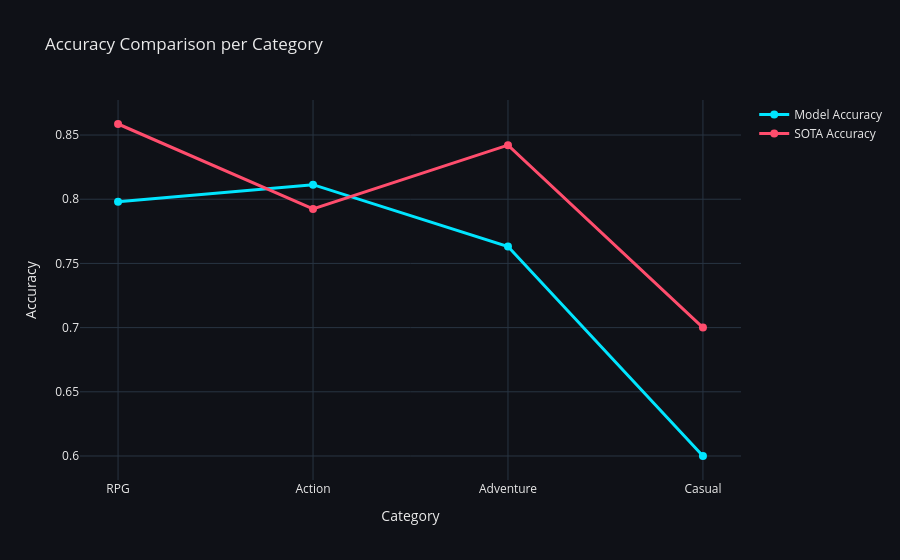

The cell this chart's notebook holds for it:
### Code cell
fig = go.Figure()

fig.add_trace(go.Scatter(
    x=cat_df["Category"],
    y=cat_df["Model Acc"],
    mode="lines+markers",
    name="Model Accuracy",
    line=dict(color="#00E5FF", width=3),
    marker=dict(size=8)
))

fig.add_trace(go.Scatter(
    x=cat_df["Category"],
    y=cat_df["SOTA Acc"],
    mode="lines+markers",
    name="SOTA Accuracy",
    line=dict(color="#FF4D6D", width=3),
    marker=dict(size=8)
))

fig.update_layout(
    title="Accuracy Comparison per Category",
    xaxis_title="Category",
    yaxis_title="Accuracy",
    **DARK_LAYOUT
)

fig.show()

### Figure 1 — Plotly figure (JSON) as saved in the notebook; plotly's stock layout.template omitted (floating-point values rounded to 4 significant figures)
{"data": [{"line": {"color": "#00E5FF", "width": 3}, "marker": {"size": 8}, "mode": "lines+markers", "name": "Model Accuracy", "type": "scatter", "x": ["RPG", "Action", "Adventure", "Casual"], "y": [0.798, 0.8113, 0.7632, 0.6]}, {"line": {"color": "#FF4D6D", "width": 3}, "marker": {"size": 8}, "mode": "lines+markers", "name": "SOTA Accuracy", "type": "scatter", "x": ["RPG", "Action", "Adventure", "Casual"], "y": [0.8586, 0.7925, 0.8421, 0.7]}], "layout": {"font": {"color": "#EAEAEA"}, "paper_bgcolor": "#0f1117", "plot_bgcolor": "#0f1117", "title": {"text": "Accuracy Comparison per Category"}, "xaxis": {"title": {"text": "Category"}}, "yaxis": {"title": {"text": "Accuracy"}}}}
